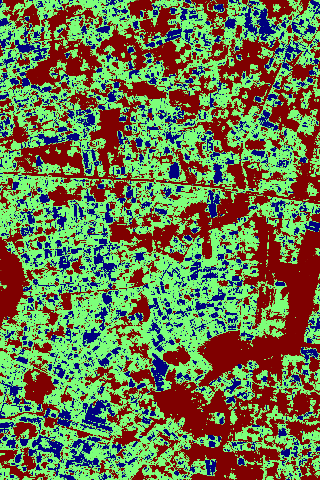
#> input picture 4.jpg, 320 x 480 px
$ python main.py   (Python 2 division)
#> lines starting #> are read from the running program, lines starting #| are printed output that depends on the picture; after the words box and inside, x2 and y2 are one past the last pixel; in counts of white or black regions, pixels touching at a corner belong together
# import the necessary packages
import numpy as np
import matplotlib.pyplot as plt
import cv2
import csv
from skimage.segmentation import slic
from skimage.segmentation import mark_boundaries
from skimage.util import img_as_float
import matplotlib.pyplot as plt
import numpy as np
import argparse
import cv2
import Image
from PIL import Image

#part_6.913849572131405_79.85417846
#part_6.921837612_79.85900643622678

no_of_buildings=0
overlapped_buildings=0
#4
y_up=6.939803836
y_down=6.931816100450768
x_low=79.89909402
x_high=79.90392199622684

# [5 lines of commented-out code are left out]

til = Image.new("RGB",(300,288))
#> til: PIL image 300x288 RGB; every value is 0
til.save('my.jpg')
# load the image
image = cv2.imread('4.jpg',cv2.IMREAD_COLOR)
#> image is the input picture: shape (480, 320, 3); mean B, G, R 75.7, 120.1, 106.9

# define the list of boundaries
boundaries = [
	([100, 200, 100], [150, 255, 150])
]

# loop over the boundaries
for (lower, upper) in boundaries:
    # create NumPy arrays from the boundaries
    lower = np.array(lower, dtype="uint8")
    upper = np.array(upper, dtype="uint8")

    # find the colors within the specified boundaries and apply
    # the mask
    mask = cv2.inRange(image, lower, upper)
    output = cv2.bitwise_and(image, image, mask=mask)
#> this loop made 1 pass
#> pass 1, `mask = cv2.inRange(image, lower, upper)`:
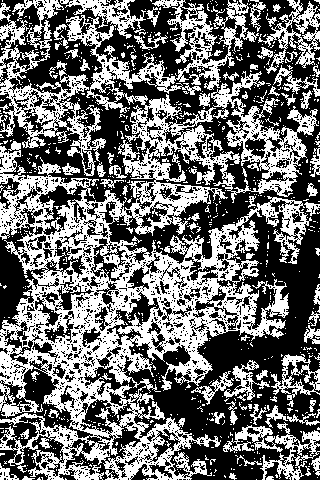
#> mask: shape (480, 320); 44% white; 821 white regions (741 under 20 px), largest, box (x1, y1, x2, y2) and area: (0, 0, 319, 480) 50648, (0, 0, 106, 176) 5241, (223, 422, 320, 480) 1693

cv2.imwrite('red.jpg',output)

# Read image
im_in = cv2.imread("red.jpg", cv2.IMREAD_GRAYSCALE);
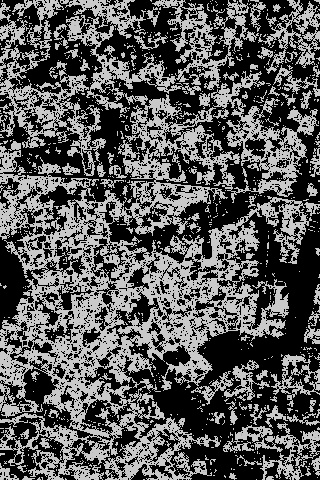
#> im_in: shape (480, 320); min 0, max 210, mean 88.5

# Threshold.
# Set values equal to or above 220 to 0.
# Set values below 220 to 255.

th, im_th = cv2.threshold(im_in, 10, 200, cv2.THRESH_BINARY_INV);

# Copy the thresholded image.
im_floodfill = im_th.copy()

# Mask used to flood filling.
# Notice the size needs to be 2 pixels than the image.
h, w = im_th.shape[:2]
#> h = 480; w = 320
mask = np.zeros((h + 2, w + 2), np.uint8)

# Floodfill from point (0, 0)
cv2.floodFill(im_floodfill, mask, (0, 0), 255);
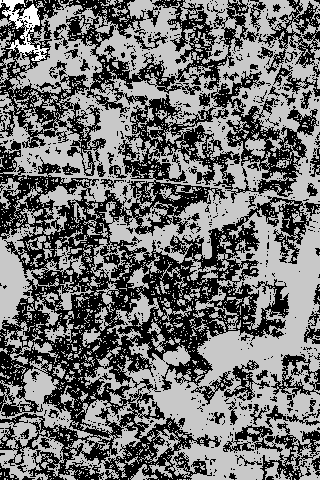
#> im_floodfill: shape (480, 320); min 0, max 255, mean 112.3


# Invert floodfilled image
im_floodfill_inv = cv2.bitwise_not(im_floodfill)
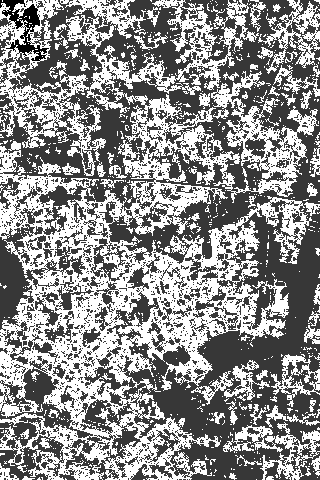
#> im_floodfill_inv: shape (480, 320); min 0, max 255, mean 142.7


# Combine the two images to get the foreground.
im_out = im_th | im_floodfill_inv
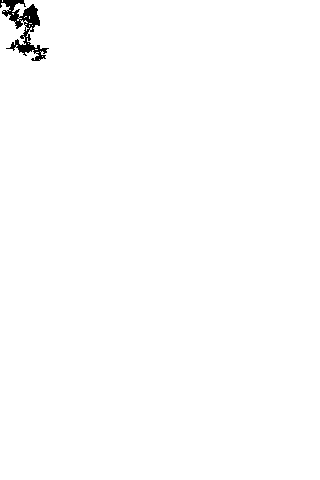
#> im_out: shape (480, 320); values 200 (black) and 255 (white), 99.4% white; 1 black region, box (x1, y1, x2, y2) and area: (0, 0, 49, 61) 993

thresh = cv2.threshold(im_floodfill_inv, 177, 255, cv2.THRESH_BINARY)[1]

# Display images.
cv2.imwrite('grey.jpg',thresh)
# cv2.imshow("Floodfilled Image", im_out)
# cv2.waitKey(0)


# load the image and apply SLIC and extract (approximately)
# the supplied number of segments
image = cv2.imread('grey.jpg')
#> image: shape (480, 320, 3); min 0, max 255, mean 112.3
segments = slic(img_as_float(image), n_segments = 500, compactness=10,sigma = 5)
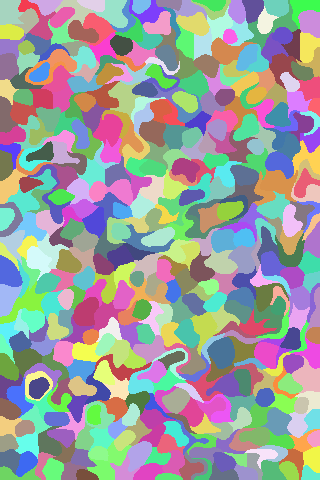
#> segments: shape (480, 320) int64; 468 distinct labels, from 1 to 468; one colour per label, 0 black

# show the output of SLIC
fig = plt.figure("Superpixels")
ax = fig.add_subplot(1, 1, 1)
ax.imshow(mark_boundaries(img_as_float(cv2.cvtColor(image, cv2.COLOR_BGR2RGB)), segments))
plt.axis("off")
plt.show()

counter_red = 0

# loop over the unique segment values
for (i, segVal) in enumerate(np.unique(segments)):
	# construct a mask for the segment
	mask = np.zeros(image.shape[:2], dtype = "uint8")
	mask[segments == segVal] = 255

        image_mask=cv2.bitwise_and(image, image, mask = mask)
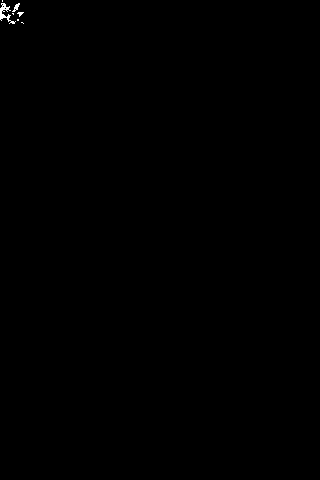
#> image_mask: shape (480, 320, 3); min 0, max 255, mean 0.3
        cv2.imwrite('im.png',image_mask)
        im = Image.open('im.png')
        pixels = im.getdata()  # get the pixels as a flattened sequence
        pix=im.load()
        nblack = 0
        for pixel in pixels:
            if pixel == (255,255,255):
                nblack += 1
#> this loop made 153600 passes
#> pixel on passes 1 to 3: (0, 0, 0), (0, 0, 0), (254, 254, 254)
#> after the loop, nblack = 113

        if (nblack > 50):
                coun=0
                # cv2.imshow("Applied", image_mask)
                # cv2.waitKey(0)

                width, height = im.size
#> width = 320; height = 480
                #print width
                #print height
                diff1 = (y_up - y_down) / height
#> diff1 = 1.66e-05
                diff2 = (x_high - x_low)  / width
#> diff2 = 1.51e-05
#> (the run stopped early here; a loop or call above may not have finished)

$ run again, with 1.jpg copied over 4.jpg
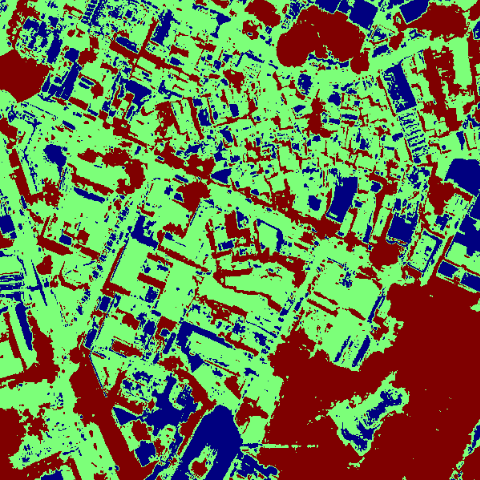
#> input picture 1.jpg, 480 x 480 px
#> til: PIL image 300x288 RGB; every value is 0
#> image is the input picture: shape (480, 480, 3); mean B, G, R 78.9, 127.3, 107
#> the loop `for (lower, upper) in boundaries:` made 1 pass
#> pass 1, `mask = cv2.inRange(image, lower, upper)`:
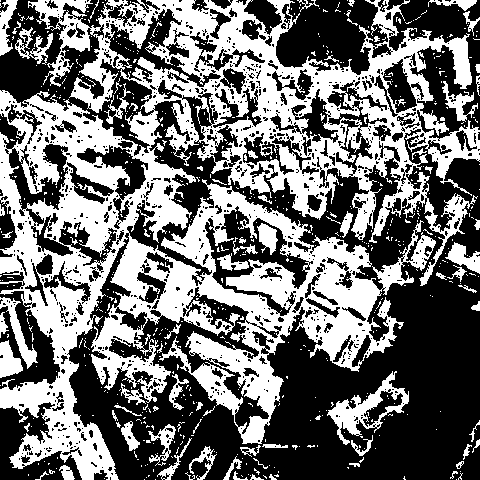
#> mask: shape (480, 480); 44.1% white; 684 white regions (609 under 20 px), largest, box (x1, y1, x2, y2) and area: (0, 0, 480, 480) 89279, (327, 371, 409, 445) 1689, (0, 297, 38, 369) 690
#> im_floodfill: shape (480, 480); min 0, max 255, mean 111.8
#> im_out: shape (480, 480); 100% white; black in thin lines or dots, all inside (x1, y1, x2, y2) = (0, 0, 1, 2)
#> segments: shape (480, 480) int64; 485 distinct labels, from 1 to 485
#> `plt.show()`:
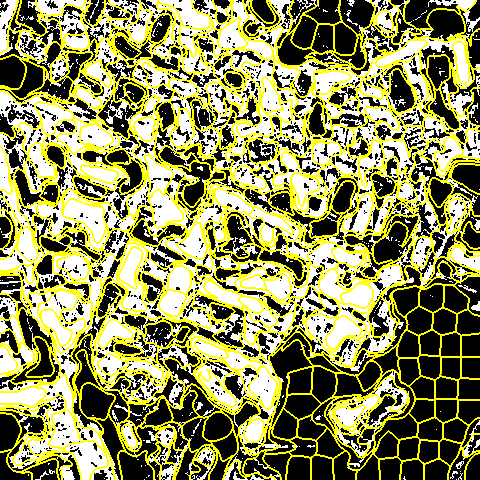
#> shown: shape (480, 480, 3) float64; mean R, G, B 0.566, 0.566, 0.331
#> the loop `for pixel in pixels:` made 230400 passes
#> pixel on passes 1 to 8: (0, 0, 0), (1, 1, 1), (1, 1, 1), (0, 0, 0), (0, 0, 0), (1, 1, 1), (255, 255, 255), (255, 255, 255)
#> after the loop `for pixel in pixels:`: nblack = 272

$ run again, with 2.jpg copied over 4.jpg
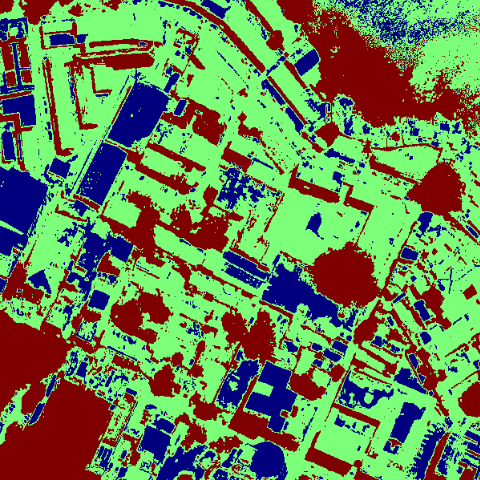
#> input picture 2.jpg, 480 x 480 px
#> til: PIL image 300x288 RGB; every value is 0
#> image is the input picture: shape (480, 480, 3); mean B, G, R 84.1, 132.5, 104.3
#> the loop `for (lower, upper) in boundaries:` made 1 pass
#> pass 1, `mask = cv2.inRange(image, lower, upper)`:
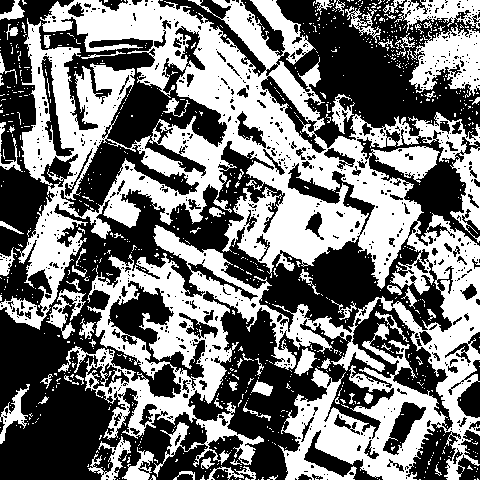
#> mask: shape (480, 480); 46.4% white; 875 white regions (804 under 20 px), largest, box (x1, y1, x2, y2) and area: (0, 0, 480, 480) 92395, (407, 23, 480, 98) 2991, (394, 0, 480, 33) 1377
#> im_floodfill: shape (480, 480); min 0, max 255, mean 107.3
#> im_out: shape (480, 480); values 200 (black) and 255 (white), 99.9% white; 1 black region, box (x1, y1, x2, y2) and area: (0, 0, 15, 14) 167
#> segments: shape (480, 480) int64; 466 distinct labels, from 1 to 466
#> `plt.show()`:
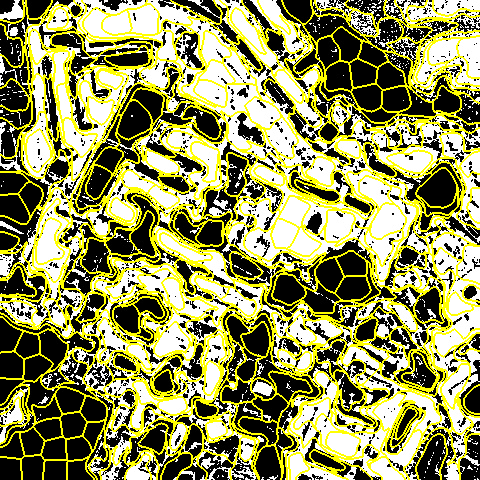
#> shown: shape (480, 480, 3) float64; mean R, G, B 0.587, 0.587, 0.347
#> the loop `for pixel in pixels:` made 230400 passes
#> pixel on passes 1 to 8: (0, 0, 0), (0, 0, 0), (0, 0, 0), (0, 0, 0), (0, 0, 0), (0, 0, 0), (0, 0, 0), (0, 0, 0)
#> after the loop `for pixel in pixels:`: nblack = 155

$ run again, with 3.jpg copied over 4.jpg
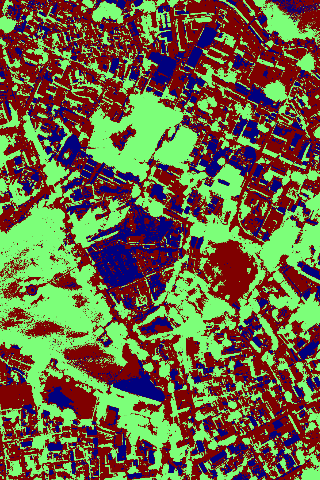
#> input picture 3.jpg, 320 x 480 px
#> til: PIL image 300x288 RGB; every value is 0
#> image is the input picture: shape (480, 320, 3); mean B, G, R 67.2, 102.1, 107.1
#> im_th: shape (480, 320); values 0 (black) and 200 (white), 63.4% white; 1515 black regions (1336 under 20 px), largest, box (x1, y1, x2, y2) and area: (0, 110, 196, 480) 15250, (86, 78, 320, 353) 13831, (133, 254, 240, 407) 4313
#> im_out: shape (480, 320); values 200 (black) and 255 (white), 49% white; 1296 white regions (1138 under 20 px), largest, box (x1, y1, x2, y2) and area: (0, 110, 196, 480) 31606, (86, 78, 320, 353) 16303, (133, 254, 240, 407) 5359
#> segments: shape (480, 320) int64; 448 distinct labels, from 1 to 448
#> `plt.show()`:
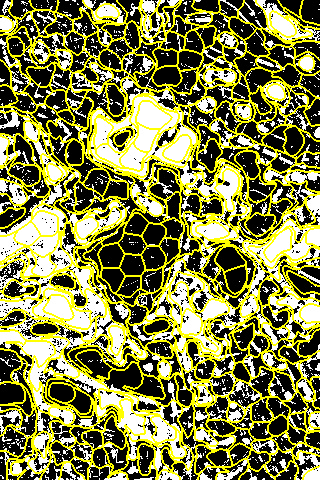
#> shown: shape (480, 320, 3) float64; mean R, G, B 0.523, 0.523, 0.275
#> the loop `for pixel in pixels:` made 153600 passes
#> pixel on passes 1 to 8: (0, 0, 0), (0, 0, 0), (2, 2, 2), (1, 1, 1), (0, 0, 0), (1, 1, 1), (255, 255, 255), (255, 255, 255)
#> after the loop `for pixel in pixels:`: nblack = 70
